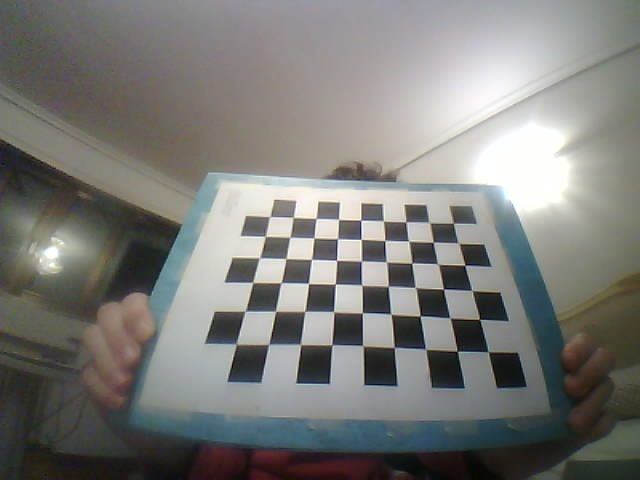
#> input picture computer/calibration/images/left_eye/stereo_image_20240220_213832.jpg, 640 x 480 px; its folder holds 4 pictures in this run
$ python undistort_and_rectify.py   (older library calls are emulated)
#> lines starting #> are read from the running program, lines starting #| are printed output that depends on the picture; pictures that were not available may be replaced by others from this repository, and a replacement may not be noted
"""
Stereo Image Undistortion and Rectification Script
Processes calibrated stereo camera images for depth perception
Features:
- Fisheye lens distortion correction
- Stereo image rectification for epipolar alignment
- Rectification map generation and storage
- Batch processing of calibration images
- Side-by-side visualization of rectified pairs
"""

import os
import cv2
import glob
import numpy as np

# Configuration paths
LEFT_EYE_IMAGES_DIR = '../calibration/images/left_eye'                  # Source directory for left camera images
RIGHT_EYE_IMAGES_DIR = '../calibration/images/right_eye'                # Source directory for right camera images
OUTPUT_DIR = './images/undistorted_and_rectified_calibration_images'    # Output directory for processed images
STEREO_MAPS_DIR = './stereo_maps'                                       # Directory to save rectification maps

# Load calibration parameters from previous calibration step
camera_matrix_left = np.load('../calibration/parameters/camera_matrix_left_eye.npy')
#> (reads computer/calibration/parameters/camera_matrix_left_eye.npy from the repository)
dist_coeffs_left = np.load('../calibration/parameters/distortion_coeffs_left_eye.npy')
#> (reads computer/calibration/parameters/distortion_coeffs_left_eye.npy from the repository)
camera_matrix_right = np.load('../calibration/parameters/camera_matrix_right_eye.npy')
#> (reads computer/calibration/parameters/camera_matrix_right_eye.npy from the repository)
dist_coeffs_right = np.load('../calibration/parameters/distortion_coeffs_right_eye.npy')
#> (reads computer/calibration/parameters/distortion_coeffs_right_eye.npy from the repository)
R = np.load('../calibration/parameters/rotation_matrix.npy')
T = np.load('../calibration/parameters/translation_vector.npy')


def initialize_stereo_rectification(
    image_size,
    camera_matrix_left,
    dist_coeffs_left,
    camera_matrix_right,
    dist_coeffs_right,
    R,
    T
):
    """
    Performs stereo rectification and initializes rectification maps

    Args:
        image_size: Dimensions of input images (width, height)
        camera_matrix_left: Intrinsic matrix for left camera
        dist_coeffs_left: Distortion coefficients for left camera
        camera_matrix_right: Intrinsic matrix for right camera
        dist_coeffs_right: Distortion coefficients for right camera
        R: Rotation matrix between cameras
        T: Translation vector between cameras

    Returns:
        tuple: Left and right stereo rectification maps and Q matrix
               for 3D reconstruction
    """
    # Use zero disparity setting for better results with parallel cameras
    flags = cv2.CALIB_ZERO_DISPARITY

    # Calculate rectification transforms
    R1, R2, P1, P2, Q = cv2.fisheye.stereoRectify(
        camera_matrix_left, dist_coeffs_left,
        camera_matrix_right, dist_coeffs_right,
        image_size, R, T, flags=flags
    )

    # Initialize undistortion and rectification maps for both cameras
    stereoMapL = cv2.fisheye.initUndistortRectifyMap(
        camera_matrix_left, dist_coeffs_left,
        R1, P1, image_size, cv2.CV_16SC2
    )
    stereoMapR = cv2.fisheye.initUndistortRectifyMap(
        camera_matrix_right, dist_coeffs_right,
        R2, P2, image_size, cv2.CV_16SC2
    )

    return stereoMapL, stereoMapR, Q


def save_stereo_maps(
    stereoMapL,
    stereoMapR,
    Q,
    directory=STEREO_MAPS_DIR
):
    """
    Saves stereo rectification maps for future reuse

    Args:
        stereoMapL: Left camera undistortion and rectification maps (x,y)
        stereoMapR: Right camera undistortion and rectification maps (x,y)
        Q: Disparity-to-depth mapping matrix
        directory: Output directory path
    """
    # Create directory if it doesn't exist
    os.makedirs(directory, exist_ok=True)

    # Save individual map components
    np.save(os.path.join(directory, 'stereoMapL_x.npy'), stereoMapL[0])
    np.save(os.path.join(directory, 'stereoMapL_y.npy'), stereoMapL[1])
    np.save(os.path.join(directory, 'stereoMapR_x.npy'), stereoMapR[0])
    np.save(os.path.join(directory, 'stereoMapR_y.npy'), stereoMapR[1])
    np.save(os.path.join(directory, 'Q.npy'), Q)


def process_images(
    left_images_dir,
    right_images_dir,
    output_dir
):
    """
    Processes image pairs with undistortion and rectification

    Args:
        left_images_dir: Directory containing left camera images
        right_images_dir: Directory containing right camera images
        output_dir: Directory to save processed image pairs
    """
#> called with left_images_dir = '../calibration/images/left_eye', right_images_dir = '../calibration/images/right_eye'
    # Find and sort all input images
    left_images = sorted(glob.glob(os.path.join(left_images_dir, '*.jpg')))
    right_images = sorted(glob.glob(os.path.join(right_images_dir, '*.jpg')))

    # Create output directory if it doesn't exist
    os.makedirs(output_dir, exist_ok=True)

    # Get image size from first image (all should be the same size)
    first_left_image = cv2.imread(left_images[0])
#> first_left_image is the input picture: shape (480, 640, 3); mean B, G, R 119.9, 123.4, 123.4
    image_size = first_left_image.shape[1], first_left_image.shape[0]
#> image_size = (640, 480)

    # Initialize rectification maps
    stereoMapL, stereoMapR, Q = initialize_stereo_rectification(
        image_size, camera_matrix_left, dist_coeffs_left,
        camera_matrix_right, dist_coeffs_right, R, T
    )

    # Save maps for future use (avoids recomputation for real-time applications)
    save_stereo_maps(stereoMapL, stereoMapR, Q)

    # Process each image pair
    for left_img_path, right_img_path in zip(left_images, right_images):
        # Load images
        left_img = cv2.imread(left_img_path)
        right_img = cv2.imread(right_img_path)

        # Apply undistortion and rectification
        left_img_rectified = cv2.remap(left_img, stereoMapL[0], stereoMapL[1], cv2.INTER_LINEAR)
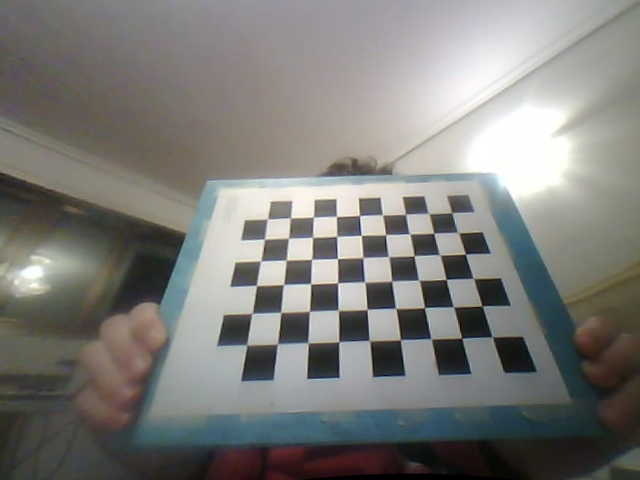
#> left_img_rectified: shape (480, 640, 3); mean B, G, R 121.4, 124.7, 125.2
        right_img_rectified = cv2.remap(right_img, stereoMapR[0], stereoMapR[1], cv2.INTER_LINEAR)
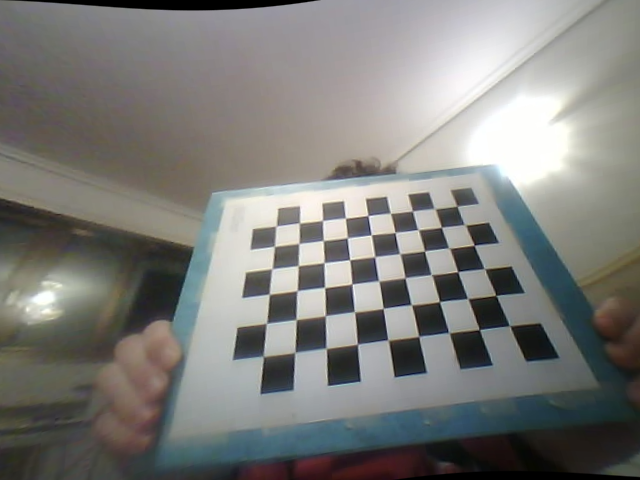
#> right_img_rectified: shape (480, 640, 3); mean B, G, R 121.7, 124.9, 125.1

        # Combine images side-by-side for visualization
        combined = np.concatenate((left_img_rectified, right_img_rectified), axis=1)
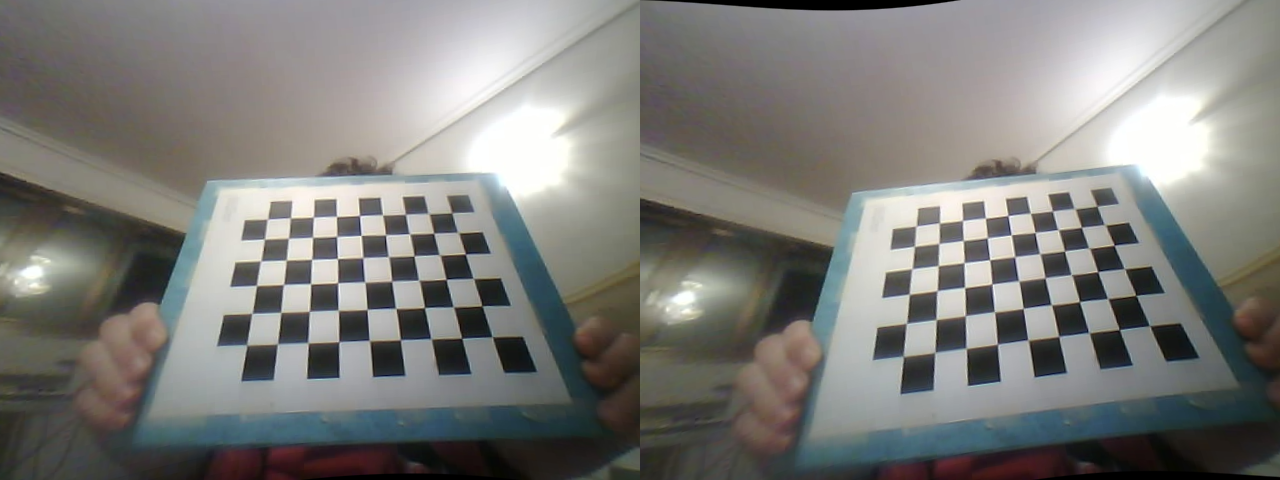
#> combined: shape (480, 1280, 3); mean B, G, R 121.5, 124.8, 125.1

        # Add horizontal lines to visualize epipolar alignment (optional)
        # height, width = combined.shape[:2]
        # for line in range(0, height, 50):  # Add line every 50 pixels
        #     cv2.line(combined, (0, line), (width, line), (0, 255, 0), 1)

        # Save the combined rectified image
        output_path = os.path.join(output_dir, os.path.basename(left_img_path))
        cv2.imwrite(output_path, combined)

        print(f"Processed and saved {left_img_path} and {right_img_path}")


def main():
    """
    Main execution function:
    1. Loads calibration parameters
    2. Processes image pairs for undistortion and rectification
    3. Saves stereo maps for future use
    """
    print("Starting stereo image undistortion and rectification...")
    process_images(LEFT_EYE_IMAGES_DIR, RIGHT_EYE_IMAGES_DIR, OUTPUT_DIR)
    print(f"Process complete. Rectified images saved to {OUTPUT_DIR}")
    print(f"Stereo rectification maps saved to {STEREO_MAPS_DIR}")


if __name__ == "__main__":
    main()
